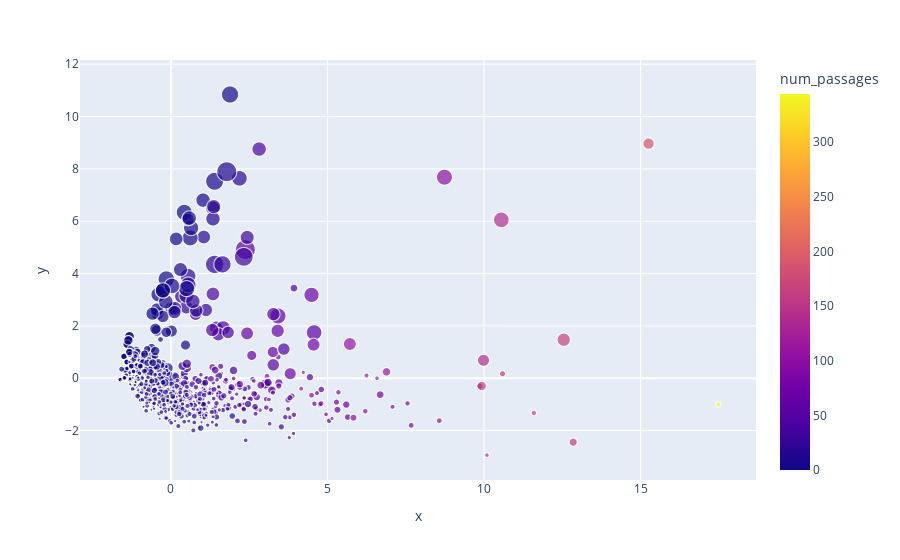

Notebook cell for this chart:
### Code cell
from sklearn.decomposition import PCA
from sklearn.pipeline import make_pipeline
from sklearn.preprocessing import StandardScaler

pca = make_pipeline(StandardScaler(),PCA(n_components=2)).fit(features_df)
print(pca.steps[1][1].explained_variance_ratio_)

X_embedded = pca.transform(features_df)
features_df['x'] = X_embedded[:,0]
features_df['y'] = X_embedded[:,1]
# plt.scatter(features_df['x'],features_df['y'])
fig = px.scatter(features_df, x="x", y="y", color="num_passages",
                 size='query_length', hover_data=['search_documents','select_document','next_sentence','record_evidence'])
fig.show()

### Figure 1 — Plotly figure (JSON) as saved in the notebook; plotly's stock layout.template omitted (floating-point values rounded to 4 significant figures; data arrays with more than 128 entries replaced by an {"elided": "..."} marker saying what was removed)
{"data": [{"customdata": {"elided": "1249x4 int values"}, "hovertemplate": "x=%{x}<br>y=%{y}<br>query_length=%{marker.size}<br>search_documents=%{customdata[0]}<br>select_document=%{customdata[1]}<br>next_sentence=%{customdata[2]}<br>record_evidence=%{customdata[3]}<br>num_passages=%{marker.color}<extra></extra>", "legendgroup": "", "marker": {"color": {"elided": "1249 int values"}, "coloraxis": "coloraxis", "size": {"elided": "1249 float values"}, "sizemode": "area", "sizeref": 0.0925, "symbol": "circle"}, "mode": "markers", "name": "", "showlegend": false, "type": "scattergl", "x": {"elided": "1249 float values"}, "xaxis": "x", "y": {"elided": "1249 float values"}, "yaxis": "y"}], "layout": {"coloraxis": {"colorbar": {"title": {"text": "num_passages"}}, "colorscale": [[0, "#0d0887"], [0.1111, "#46039f"], [0.2222, "#7201a8"], [0.3333, "#9c179e"], [0.4444, "#bd3786"], [0.5556, "#d8576b"], [0.6667, "#ed7953"], [0.7778, "#fb9f3a"], [0.8889, "#fdca26"], [1, "#f0f921"]]}, "legend": {"itemsizing": "constant", "tracegroupgap": 0}, "margin": {"t": 60}, "xaxis": {"anchor": "y", "domain": [0, 1], "title": {"text": "x"}}, "yaxis": {"anchor": "x", "domain": [0, 1], "title": {"text": "y"}}}}
